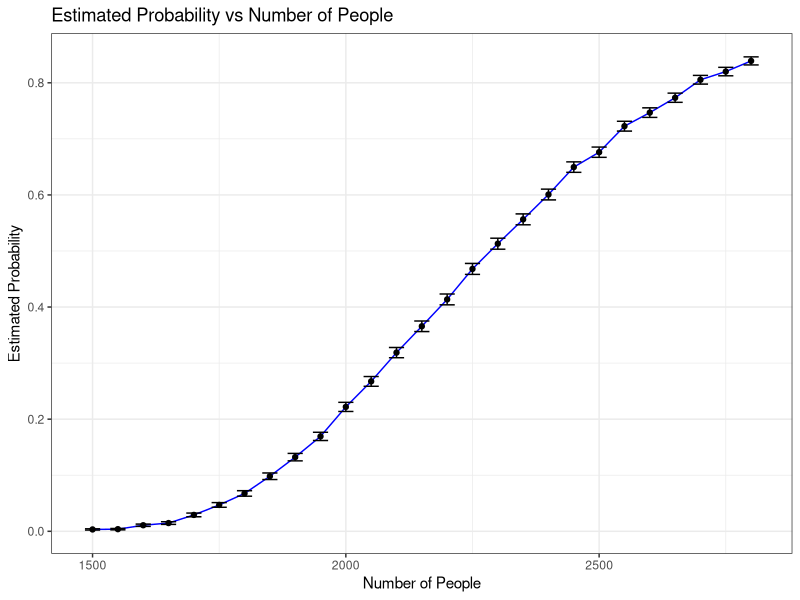

The R script that drew this image: (Note: a time limit stopped this script after it produced the figure.)
## ---- chunk 1
# Load necessary libraries
library(purrr)
library(dplyr)
library(ggplot2)
## ---- chunk 2
estBirthdayProb <- function(totBds = 365, 
                            numPeople, nSim, 
                            probs = rep(1, totBds) / totBds) {
  successes <- replicate(nSim, {
    sampBirthdays <- sample(1:totBds, numPeople, 
                               replace = TRUE, prob = probs)
    length(unique(sampBirthdays)) == totBds
  })
  mean(successes)
}
## ---- chunk 3
numPeopleRange <- seq(1500, 2800, by = 50)
## ---- chunk 4
set.seed(202425)
nSim <- 10000
# Estimate probs
probEst <- map_dbl(numPeopleRange, ~ estBirthdayProb(numPeople = .x, 
                                                     nSim = nSim))
simulationResults <- tibble(
  numPeople = numPeopleRange,
  probHat = probEst
)
## ---- chunk 5
simulationResults <- simulationResults %>%
  mutate(
    standardError = sqrt(probHat * (1 - probHat) / nSim),
    lowerCI = probHat - 1.96 * standardError,
    upperCI = probHat + 1.96 * standardError
  )
## ---- chunk 6
ggplot(simulationResults, aes(x = numPeople, y = probHat)) +
  geom_line(color = "blue") +
  geom_point() +
  geom_errorbar(aes(ymin = lowerCI, ymax = upperCI), width = 30) +
  labs(
    title = "Estimated Probability vs Number of People",
    x = "Number of People",
    y = "Estimated Probability"
  ) +
  theme_bw()
## ---- chunk 7
interpolatedM <- approx(x = simulationResults$probHat, 
                        y = simulationResults$numPeople, xout = 0.5)$y
interpolatedM
## ---- chunk 8
# Define different simulation counts
simTiers <- c(5000, 10000, 20000)
# Function to perform simulations for a given number of simulations
simulateCDF <- function(currentSims) {
  probEst <- map_dbl(numPeopleRange, ~ {
    estBirthdayProb(numPeople = .x, nSim = currentSims)
  })
  tibble(
    numPeople = numPeopleRange,
    probHat = probEst,
    standardError = sqrt(probEst * (1 - probEst) / currentSims),
    nSim = currentSims
  )
}
# Perform simulations across different simulation counts
simulateCDFResults <- map_dfr(simTiers, simulateCDF)
## ---- chunk 9
# Combined Plot
ggplot(simulateCDFResults, aes(x = numPeople, 
                               y = probHat, color = factor(nSim))) +
  geom_line() +
  geom_point() +
  labs(
    title = "Est. Probability vs Number of People",
    x = "Number of People",
    y = "Estimated Probability",
    color = "Number of Simulations"
  ) +
  scale_color_discrete(labels = c("5000", "10000", "20000")) + 
  theme_minimal()

# Facet Plot
ggplot(simulateCDFResults, aes(x = numPeople,
                               y = probHat, color = factor(nSim))) +
  geom_line() +
  geom_point() +
  labs(
    title = "Est. Probability vs Number of People",
    x = "Number of People",
    y = "Estimated Probability",
    color = "Number of Simulations"
  ) +
  scale_color_discrete(labels = c("5000", "10000", "20000")) + 
  theme_minimal() +
  facet_wrap(~ nSim)
